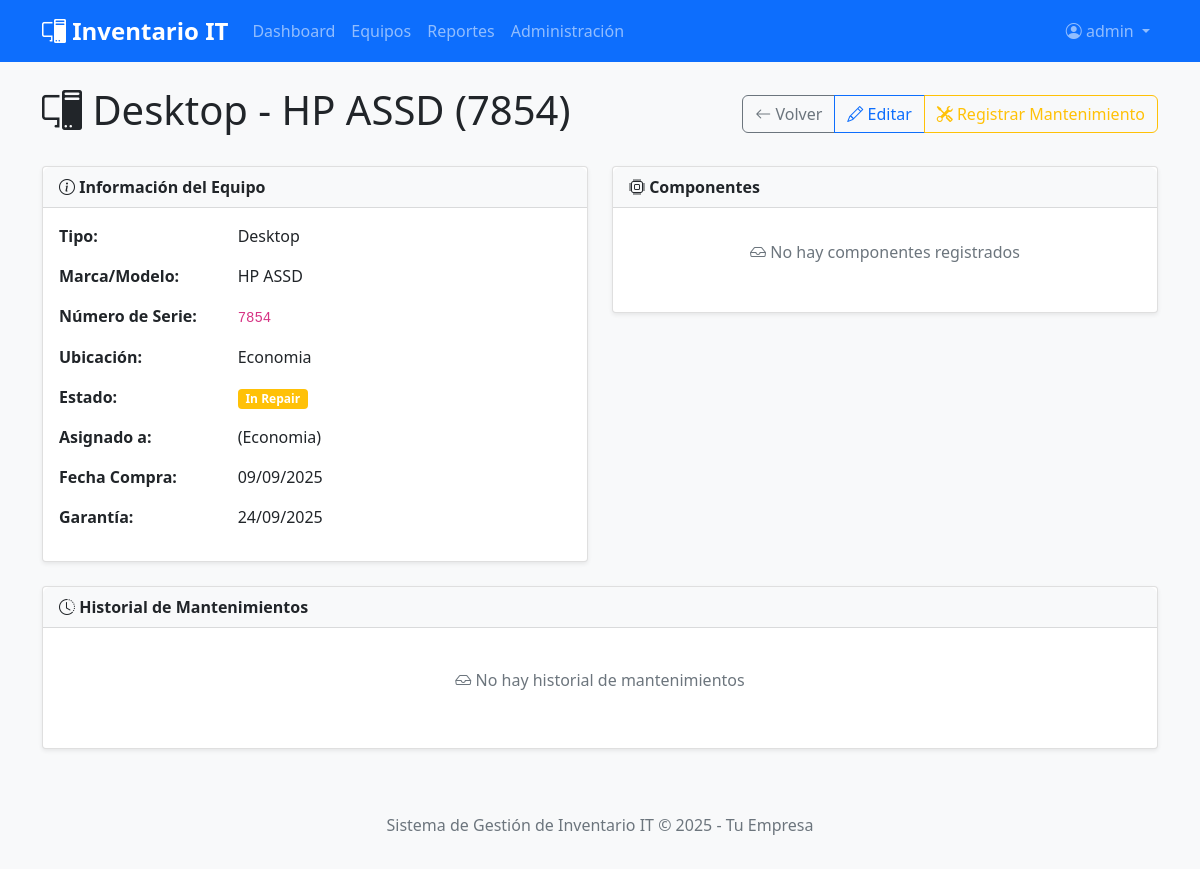
Screenshot of /inventory/equipment/3/ (signed in) with the database file from the repository.
### inventory_app/models.py (models this page shows)
class Equipment(models.Model):
    EQUIPMENT_TYPES = (
        ('LAP', 'Laptop'),
        ('DES', 'Desktop'),
        ('MON', 'Monitor'),
        ('PRI', 'Printer'),
        ('NET', 'Network Device'),
        ('SER', 'Server'),
        ('PHO', 'Phone'),
        ('TAB', 'Tablet'),
        ('OTH', 'Other'),
    )
    STATUS_CHOICES = (
        ('AVA', 'Available'),
        ('INU', 'In Use'),
        ('REP', 'In Repair'),
        ('RET', 'Retired'),
        ('LOS', 'Lost'),
        ('DIS', 'Disposed'),
    )
    type = models.CharField(max_length=3, choices=EQUIPMENT_TYPES)
    brand = models.CharField(max_length=50)
    model = models.CharField(max_length=50)
    serial_number = models.CharField(max_length=100, unique=True)
    purchase_date = models.DateField()
    warranty_expiry = models.DateField(null=True, blank=True)
    location = models.CharField(max_length=100)
    status = models.CharField(max_length=3, choices=STATUS_CHOICES, default='AVA')
    assigned_to = models.ForeignKey(CompanyUser, on_delete=models.SET_NULL, null=True, blank=True)
    notes = models.TextField(blank=True)
    created_at = models.DateTimeField(auto_now_add=True)
    updated_at = models.DateTimeField(auto_now=True)
    class Meta:
        ordering = ['-created_at']
    def __str__(self):
        return f"{self.get_type_display()} - {self.brand} {self.model} ({self.serial_number})"

class CompanyUser(models.Model):
    user = models.OneToOneField(User, on_delete=models.CASCADE)
    department = models.CharField(max_length=100)
    phone = models.CharField(max_length=20)
    email = models.EmailField(unique=True, validators=[validate_company_email])
    def __str__(self):
        return f"{self.user.first_name} {self.user.last_name} ({self.department})"

### inventory_app/views.py (the view)
# urls.py: path('equipment/<int:pk>/', EquipmentDetailView.as_view(), name='equipment_detail'),
class EquipmentDetailView(LoginRequiredMixin, DetailView):
    model = Equipment
    template_name = 'equipment_detail.html'
    context_object_name = 'equipment'
    def get_context_data(self, **kwargs):
        context = super().get_context_data(**kwargs)
        equipment = self.get_object()
        context['maintenance_logs'] = MaintenanceLog.objects.filter(
            equipment=equipment
        ).select_related('technician').order_by('-start_date')
        context['components'] = equipment.components.all()
        return context

### inventory_app/templates/equipment_detail.html (shortened to what this page needs)
{% extends 'base.html' %}
{% block content %}
<div class="d-flex justify-content-between align-items-center mb-4">
    <h1><i class="bi bi-pc-display"></i> {{ equipment }}</h1>
    <div class="btn-group">
        <a href="{% url 'equipment_list' %}" class="btn btn-outline-secondary">
            <i class="bi bi-arrow-left"></i> Volver
        </a>
        {% if user.is_superuser %}
        <a href="{% url 'equipment_edit' equipment.pk %}" class="btn btn-outline-primary">
            <i class="bi bi-pencil"></i> Editar
        </a>
        <a href="{% url 'maintenance_create' equipment.pk %}" class="btn btn-outline-warning">
            <i class="bi bi-tools"></i> Registrar Mantenimiento
        </a>
        {% endif %}
    </div>
</div>
<div class="row">
    <div class="col-md-6">
        <div class="card mb-4">
            <div class="card-header bg-light">
                <i class="bi bi-info-circle"></i> Información del Equipo
            </div>
            <div class="card-body">
                <div class="row mb-3">
                    <div class="col-sm-4 fw-bold">Tipo:</div>
                    <div class="col-sm-8">{{ equipment.get_type_display }}</div>
                </div>
                <div class="row mb-3">
                    <div class="col-sm-4 fw-bold">Marca/Modelo:</div>
                    <div class="col-sm-8">{{ equipment.brand }} {{ equipment.model }}</div>
                </div>
                <div class="row mb-3">
                    <div class="col-sm-4 fw-bold">Número de Serie:</div>
                    <div class="col-sm-8"><code>{{ equipment.serial_number }}</code></div>
                </div>
                <div class="row mb-3">
                    <div class="col-sm-4 fw-bold">Ubicación:</div>
                    <div class="col-sm-8">{{ equipment.location }}</div>
                </div>
                <div class="row mb-3">
                    <div class="col-sm-4 fw-bold">Estado:</div>
                    <div class="col-sm-8">
                        <span class="badge
                            {% if equipment.status == 'AVA' %}bg-success
                            {% elif equipment.status == 'INU' %}bg-primary
                            {% elif equipment.status == 'REP' %}bg-warning
                            {% else %}bg-secondary{% endif %}">
                            {{ equipment.get_status_display }}
                        </span>
                    </div>
                </div>
                <div class="row mb-3">
                    <div class="col-sm-4 fw-bold">Asignado a:</div>
                    <div class="col-sm-8">
                        {% if equipment.assigned_to %}
                            {{ equipment.assigned_to }}
                        {% else %}
                            <span class="text-muted">No asignado</span>
                        {% endif %}
                    </div>
                </div>
                <div class="row mb-3">
                    <div class="col-sm-4 fw-bold">Fecha Compra:</div>
                    <div class="col-sm-8">{{ equipment.purchase_date|date:"d/m/Y" }}</div>
                </div>
                <div class="row mb-3">
                    <div class="col-sm-4 fw-bold">Garantía:</div>
                    <div class="col-sm-8">
                        {% if equipment.warranty_expiry %}
                            {{ equipment.warranty_expiry|date:"d/m/Y" }}
                        {% else %}
                            <span class="text-muted">No especificada</span>
                        {% endif %}
                    </div>
                </div>
            </div>
        </div>
    </div>
    <div class="col-md-6">
        <div class="card mb-4">
            <div class="card-header bg-light">
                <i class="bi bi-cpu"></i> Componentes
            </div>
            <div class="card-body">
                {% if components %}
                <div class="list-group">
                    {% for component in components %}
                    <div class="list-group-item">
                        <div class="d-flex w-100 justify-content-between">
                            <h6 class="mb-1">{{ component.component_type }}</h6>
                            <small>{{ component.brand }} {{ component.model }}</small>
                        </div>
                        {% if component.serial_number %}
                        <small class="text-muted">Serial: {{ component.serial_number }}</small>
                        {% endif %}
                        {% if component.specifications %}
                        <p class="mb-1 mt-2"><small>{{ component.specifications }}</small></p>
                        {% endif %}
                    </div>
                    {% endfor %}
                </div>
                {% else %}
                <p class="text-muted text-center py-3">
                    <i class="bi bi-inbox"></i> No hay componentes registrados
                </p>
                {% endif %}
            </div>
        </div>
    </div>
</div>
<div class="card">
    <div class="card-header bg-light">
        <i class="bi bi-clock-history"></i> Historial de Mantenimientos
    </div>
    <div class="card-body">
        {% if maintenance_logs %}
        <div class="table-responsive">
            <table class="table table-striped">
                <thead>
                    <tr>
                        <th>Fecha</th>
                        <th>Tipo</th>
                        <th>Descripción</th>
                        <th>Técnico</th>
                        <th>Duración</th>
                        <th>Costo</th>
                    </tr>
                </thead>
                <tbody>
                    {% for log in maintenance_logs %}
                    <tr>
                        <td>{{ log.start_date|date:"d/m/Y H:i" }}</td>
                        <td><span class="badge bg-secondary">{{ log.get_maintenance_type_display }}</span></td>
                        <td>{{ log.title }}</td>
                        <td>{{ log.technician }}</td>
                        <td>
                            {% if log.end_date %}
                                {{ log.end_date|timesince:log.start_date }}
                            {% else %}
                                <span class="badge bg-warning">En progreso</span>
                            {% endif %}
                        </td>
                        <td>
                            {% if log.cost %}
                                ${{ log.cost }}
                            {% else %}
                                <span class="text-muted">-</span>
                            {% endif %}
                        </td>
                    </tr>
                    {% endfor %}
                </tbody>
            </table>
        </div>
        {% else %}
        <p class="text-muted text-center py-4">
            <i class="bi bi-inbox"></i> No hay historial de mantenimientos
        </p>
        {% endif %}
    </div>
</div>
{% endblock %}

### inventory_app/templates/base.html (shortened to what this page needs)
 <!DOCTYPE html>
<html lang="es">
<head>
    <link href="https://cdn.jsdelivr.net/npm/bootstrap@5.1.3/dist/css/bootstrap.min.css" rel="stylesheet">
    <link href="https://cdn.jsdelivr.net/npm/bootstrap-icons@1.7.2/font/bootstrap-icons.css" rel="stylesheet">
    <link href="/static/css/style.css" rel="stylesheet">
</head>
<body>
    <nav class="navbar navbar-expand-lg navbar-dark bg-primary">
        <div class="container">
            <a class="navbar-brand" href="{% url 'dashboard' %}">
                <i class="bi bi-pc-display"></i> Inventario IT
            </a>
            <div class="collapse navbar-collapse" id="navbarNav">
                <ul class="navbar-nav me-auto">
                    <li class="nav-item">
                        <a class="nav-link" href="{% url 'dashboard' %}">Dashboard</a>
                    </li>
                    <li class="nav-item">
                        <a class="nav-link" href="{% url 'equipment_list' %}">Equipos</a>
                    </li>
                    <li class="nav-item">
                        <a class="nav-link" href="{% url 'reports_dashboard' %}">Reportes</a>
                    </li>
                    {% if user.is_superuser %}
                    <li class="nav-item">
                        <a class="nav-link" href="/admin/">Administración</a>
                    </li>
                    {% endif %}
                </ul>
                <ul class="navbar-nav">
                    <li class="nav-item dropdown">
                        <a class="nav-link dropdown-toggle" href="#" id="navbarDropdown" role="button" data-bs-toggle="dropdown">
                            <i class="bi bi-person-circle"></i> {{ user.username }}
                        </a>
                    </li>
                </ul>
            </div>
        </div>
    </nav>
    <div class="container mt-4">
        {% block content %}
        {% endblock %}
    </div>
    <footer class="bg-light text-center text-muted py-3 mt-5">
        <div class="container">
            <p>Sistema de Gestión de Inventario IT &copy; {% now "Y" %} - Tu Empresa</p>
        </div>
    </footer>
</body>
</html>

### inventory_app/static/css/style.css (style rules this page uses)
body { background-color: #f8f9fa; font-family: 'Segoe UI', Tahoma, Geneva, Verdana, sans-serif; }
.navbar-brand { font-weight: bold; font-size: 1.5rem; }
.card { box-shadow: 0 0.125rem 0.25rem rgba(0, 0, 0, 0.075); border: 1px solid rgba(0, 0, 0, 0.125); }
.card-header { font-weight: 600; }
.btn { border-radius: 0.375rem; }
.badge { font-size: 0.75em; }
.card .card-header { border-radius: 0.5rem 0.5rem 0 0 !important; }

### rows the page displays
Equipment: type+brand+model "Desktop - HP ASSD (7854)", type "Desktop", brand "HP", model "ASSD", serial_number "7854", location "Economia", status "In Repair", assigned_to "(Economia)", purchase_date "09/09/2025", warranty_expiry "24/09/2025"

### other values shown
{{ user.username }} "admin"
